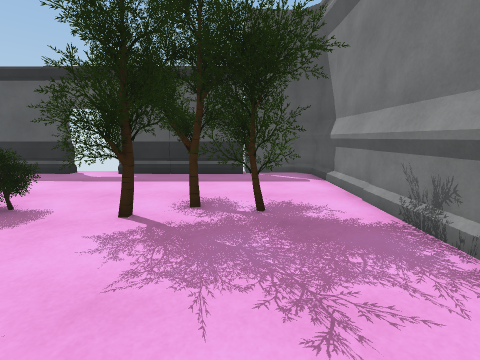
View 1 (above)

12 first-person views from a walk through a scene from a Unity 3-D project. The camera is 1.4 m above the floor, tilts 10° down and sees 90° across. The floor is counted in squares, 1 m on a side. Each view is taken from the middle of a square. On the plan, view 1 faces up. The plan holds only what a view shows up to about 13 squares ahead; the rest is blank.

View 2
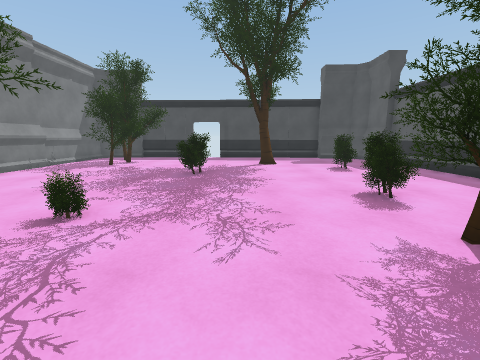

View 3
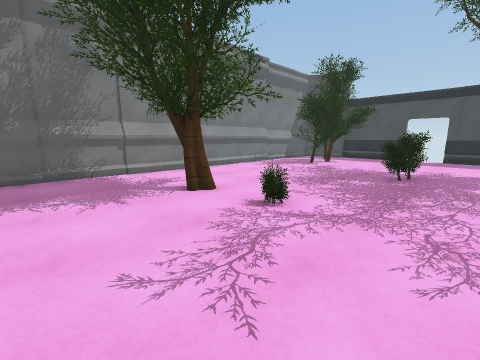

View 4
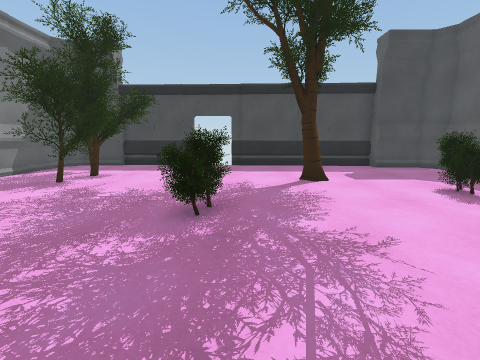

View 5
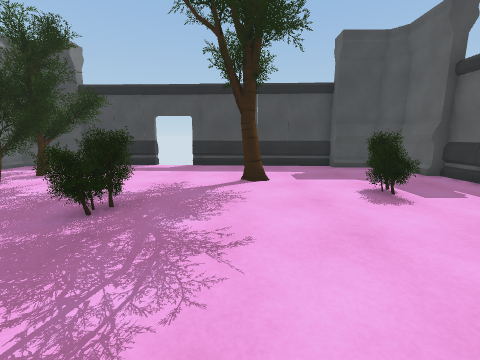

View 6
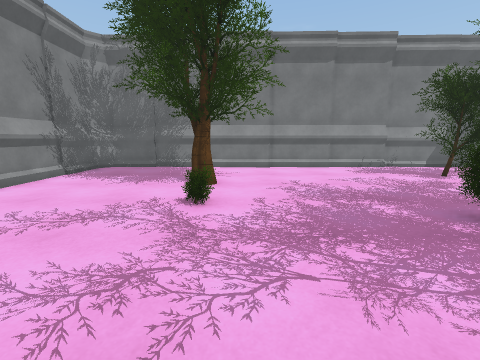

View 7
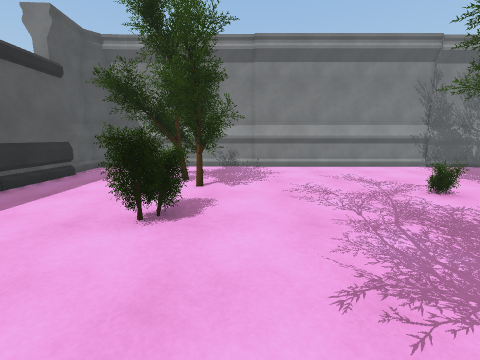

View 8
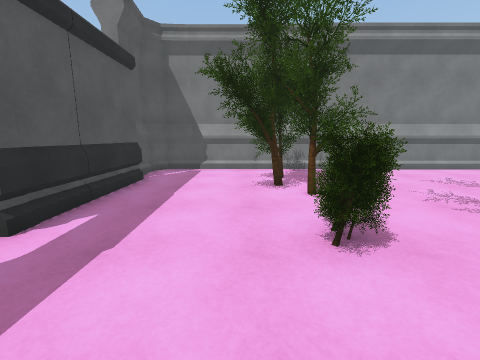

View 9
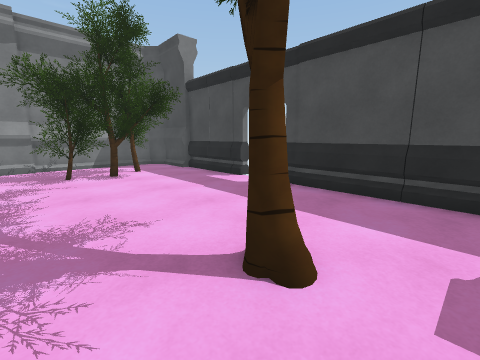

View 10
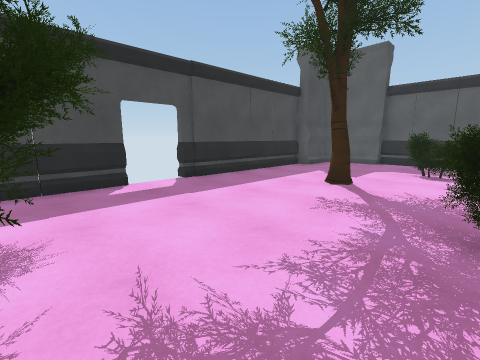

View 11
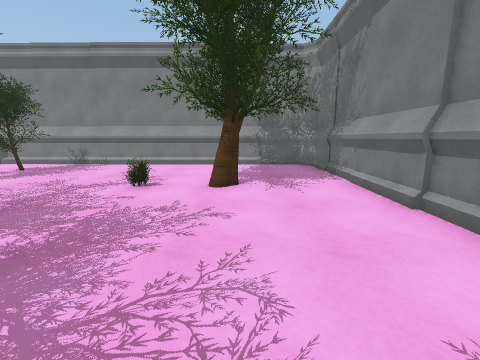

View 12
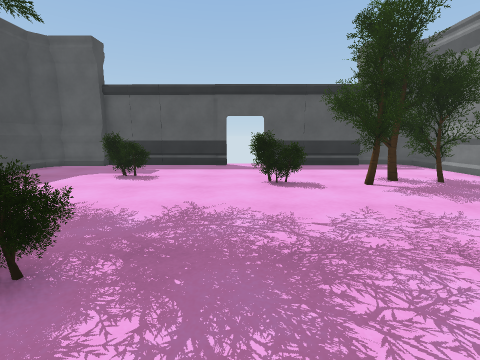

### Floor plan
Points are (right, up) in squares from view 1. A wall is a line through its corners. A room is listed if a view was taken in it or the views show most of it. See-through windows are left out.
Room 1 (views 1, 2, 3, 4, 5, 6, 7, 8, 9, 10, 11, 12)
walls: (-11, -8.4) (2, -8.8) (2.7, -8.1) (2.7, 2.4); (-6.6, 9.4) (-12.8, 9.5) (-12.8, 9.1) (-14.8, 9.1) (-15.4, 8.5) (-15.5, 6.5); (-11, -8.6) (-8.4, -8.7); (-6.7, 9.8) (-6.7, 9.2); (-17, -2.3) (-16.5, -2.4) (-16.6, -6) (-16.3, -6) (-16.4, -8) (-15.8, -8.6) (-10.9, -8.8); (-16.1, 6.5) (-16.4, -0.4); (2.9, -6.2) (2.9, 9.2) (2.2, 9.8) (0.2, 9.7); (0.2, 9.4) (-4.8, 9.4)
objects: tree (-15, -7) to (-11, -4); tree (-12, 2) to (-12, 3); bush (-11, 5) to (-9, 6); bush (-9, -1) to (-8, 0); bush (-6, 4) to (-4, 5); tree (-3, -5) to (-2, -4); bush (-3, -2); tree (-3, 3) to (1, 6)

Where each view was taken, in squares from view 1:
view 1: 0 up, 0 right, facing up
view 2: 1 up, 1 right, facing left
view 3: 1 up, 1 right, facing down-left
view 4: 0 up, 4 left, facing left
view 5: 2 up, 4 left, facing left
view 6: 3 up, 4 left, facing down
view 7: 3 up, 9 left, facing right
view 8: 6 up, 8 left, facing right
view 9: 4 up, 10 left, facing down-left
view 10: 5 down, 9 left, facing up-left
view 11: 5 down, 10 left, facing right
view 12: 3 down, 6 left, facing up
